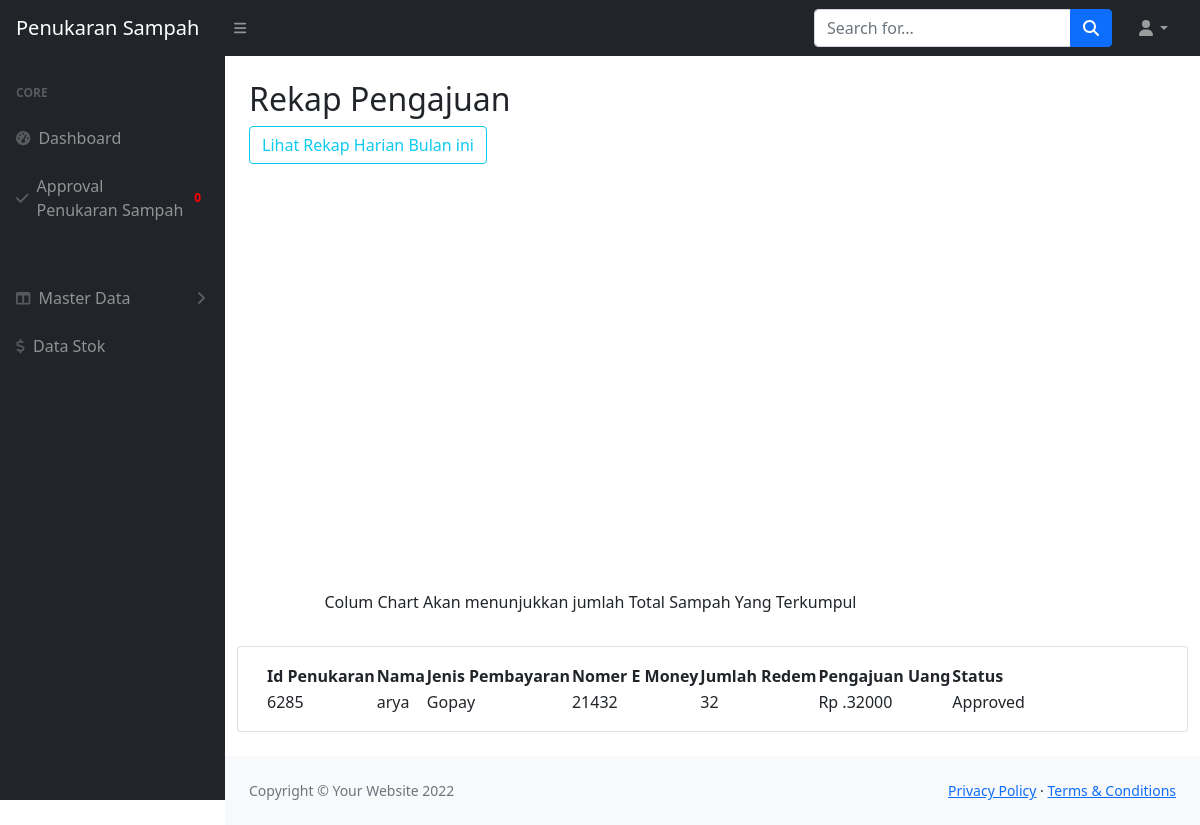
/ketua/rekapapproval.php (signed in), run on the app's committed database.
### tables this page shows
CREATE TABLE `tb_penukaran_sampah` (
  `id_penukaran` varchar(100) NOT NULL,
  `id_user` varchar(100) NOT NULL,
  `jenis_emoney` varchar(100) NOT NULL,
  `nomer` varchar(100) NOT NULL,
  `jml_redem` varchar(100) NOT NULL,
  `jumlah_uang` varchar(100) NOT NULL,
  `status_approval` varchar(100) NOT NULL,
  `tanggal` date NOT NULL
);

CREATE TABLE `tb_user` (
  `id_user` varchar(100) NOT NULL,
  `nama` varchar(100) NOT NULL,
  `alamat` varchar(100) NOT NULL,
  `email` varchar(100) NOT NULL,
  `jenis_kelamin` varchar(100) NOT NULL,
  `no_telepon` varchar(100) NOT NULL,
  `password` varchar(100) NOT NULL,
  `hak_akses` varchar(100) NOT NULL
);

### ketua/rekapapproval.php (the view, shortened to what this page needs)
<?php
            include 'view/header.php';
            include 'view/sidebar.php';
?>
            <div id="layoutSidenav_content">
            <div class="container-fluid px-4">
                <main>
                <div class="row">
                <h2>Rekap Pengajuan</h2>
                <form action="harian.php" method="post">
                        <button type="submit" class="btn btn-outline-info">Lihat Rekap Harian Bulan ini</button>
                        </form>
                <br>
                <br>
                <?php
                        include 'chartapp.php';
                ?>
                <br>
                        <div class="card mb-4">
                    <div class="card-body">
                                <table id="datatablesSimple">
                                    <thead>
                                        <tr>
                                            <th>Id Penukaran</th>
                                            <th>Nama</th>
                                            <th>Jenis Pembayaran</th>
                                            <th>Nomer E Money</th>
                                            <th>Jumlah Redem</th>
                                            <th>Pengajuan Uang</th>
                                            <th>Status</th>
                                        </tr>
                                    </thead>
                                    <tbody>
                                    <?php
                                            $selectdata = mysqli_query($koneksi,"SELECT * FROM tb_penukaran_sampah inner join tb_user on tb_penukaran_sampah.id_user = tb_user.id_user ");
                                            while ($data = mysqli_fetch_array($selectdata)) {
                                                ?>
                                        <tr>
                                            <td><?php echo $data['id_penukaran'] ?></td>
                                            <td><?php echo $data['nama'] ?></td>
                                            <td><?php echo $data['jenis_emoney'] ?></td>
                                            <td><?php echo $data['nomer'] ?></td>
                                            <td><?php echo $data['jml_redem'] ?></td>
                                            <td><?php echo "Rp"." .".$data['jumlah_uang'] ?></td>
                                            <td><?php
                                                if ($data['status_approval']=='Belum') {
                                                    ?>
                                                   <button type="button" class="btn btn-danger">Pending</button>
                                                    <?php
                                                }elseif ($data['status_approval']=='Approved') {
                                                    echo "Approved";
                                                }
                                            ?> </td>
                                        </tr>
                                    <?php
                                            }
                                    ?>
                                    </tbody>
                                    </table>
                                        </div>
            </main>
</div>
    </body>
</html>
<?php
    include 'view/footer.php';
?>

### data on the page
tb_penukaran_sampah: id_penukaran "6285", tb_user.nama "arya", jenis_emoney "Gopay", nomer "21432", jml_redem "32", jumlah_uang "32000", status_approval "Approved"

### other printed values
$array['jml'] "0"
